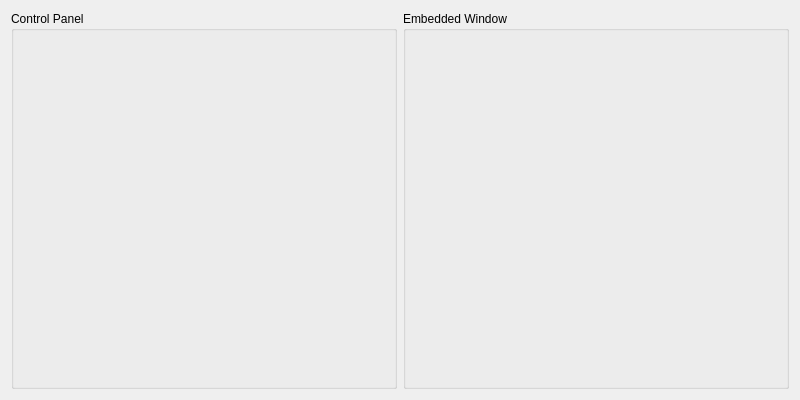
<?xml version="1.0" encoding="UTF-8"?>
<ui version="4.0">
 <class>PluginForm</class>
 <widget class="QWidget" name="PluginForm">
  <property name="geometry">
   <rect>
    <x>0</x>
    <y>0</y>
    <width>800</width>
    <height>400</height>
   </rect>
  </property>
  <property name="windowTitle">
   <string>Plugin Embedding Example</string>
  </property>
  <layout class="QHBoxLayout" name="horizontalLayout">
   <item>
    <widget class="QGroupBox" name="_groupControlPanel">
     <property name="sizePolicy">
      <sizepolicy hsizetype="Minimum" vsizetype="Preferred">
       <horstretch>0</horstretch>
       <verstretch>0</verstretch>
      </sizepolicy>
     </property>
     <property name="title">
      <string>Control Panel</string>
     </property>
    </widget>
   </item>
   <item>
    <widget class="QGroupBox" name="_groupEmbeddedWindow">
     <property name="title">
      <string>Embedded Window</string>
     </property>
    </widget>
   </item>
  </layout>
 </widget>
 <resources/>
 <connections/>
</ui>
